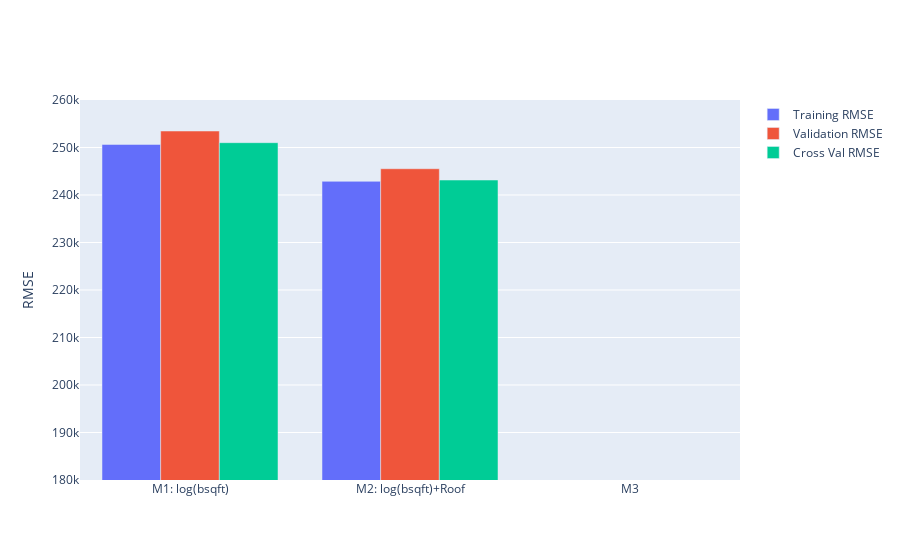

The notebook cell saved with this chart:
### Markdown cell above
#### MODELING STEP 5:  Plot bar graph comparing RMSEs of Model 2 and Model 1 and side-by-side residuals

### Code cell
# MODELING STEP 5:  Just run this cell to Plot bar graph comparing RMSEs of Model 2 and Model 1 and side-by-side residuals

model_names[1] = "M2: log(bsqft)+Roof"

fig = go.Figure([
go.Bar(x = model_names, y = training_error, name="Training RMSE"),
go.Bar(x = model_names, y = validation_error, name="Validation RMSE"),
go.Bar(x = model_names, y = cv_error, name="Cross Val RMSE")
])

fig.update_yaxes(range=[180000,260000], title="RMSE")

fig

### Figure 1 — Plotly figure (JSON) as saved in the notebook; plotly's stock layout.template omitted (floating-point values rounded to 4 significant figures)
{"data": [{"name": "Training RMSE", "type": "bar", "x": ["M1: log(bsqft)", "M2: log(bsqft)+Roof", "M3"], "y": [250600.0, 242900.0, 0.0, 0.0]}, {"name": "Validation RMSE", "type": "bar", "x": ["M1: log(bsqft)", "M2: log(bsqft)+Roof", "M3"], "y": [253500.0, 245500.0, 0.0, 0.0]}, {"name": "Cross Val RMSE", "type": "bar", "x": ["M1: log(bsqft)", "M2: log(bsqft)+Roof", "M3"], "y": [251000.0, 243200.0, 0.0, 0.0]}], "layout": {"yaxis": {"range": [180000, 260000], "title": {"text": "RMSE"}}}}
